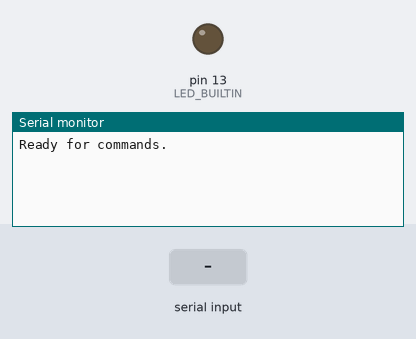
Recording of a sketch running on a simulated Arduino Uno, built with avr-gcc and run on an emulated ATmega328P. Shown: output pins drawn as LEDs (lit = HIGH), the last lines printed to the serial monitor. Inputs (shaded band) come from the test bench.

Above: at 1.2 s.
1.3 s: "?K" received over Serial
At 3.5 s:
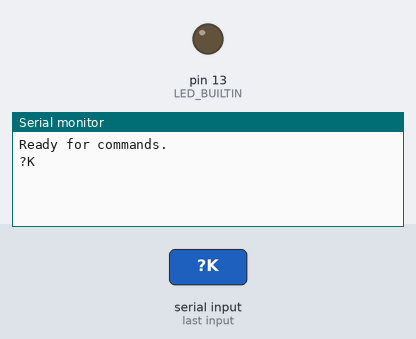
3.8 s: "PM=1" received over Serial
At 5.4 s:
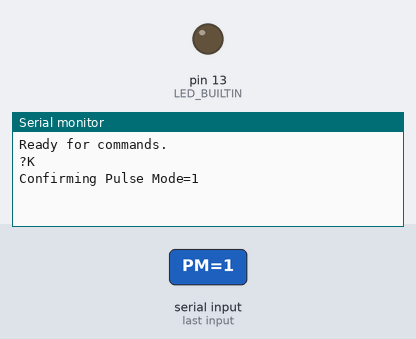

The sketch:

Coherent_testing.ino
```cpp
void setup() {
  // put your setup code here, to run once:
pinMode(LED_BUILTIN,OUTPUT);

Serial.begin(9600);
while (!Serial);
Serial.println("Ready for commands.");
}

void loop() {
  // put your main code here, to run repeatedly:
if (Serial.available())
{
String chiller = Serial.readString();
Serial.println(chiller);

String Keyswitch = Serial.readString();

if (Keyswitch == "?K")
{
  Serial.println(1);
}
String PM = Serial.readString();
if (PM == "PM=1")
{
Serial.println("Confirming Pulse Mode=1");
}
String faults = Serial.readString();
  Serial.println("SYSTEM OK");

String warnings = Serial.readString();
  Serial.println("SYSTEM OK");

String MRR = Serial.readString();
Serial.println(MRR);

String Energy = Serial.readString();
Serial.println(Energy);

String diodes = Serial.readString();
String ST = Serial.readString();
Serial.println("ON");

String PC = Serial.readString();
String S1 = Serial.readString();
String S0 = Serial.readString();

}
}
```

Measured:
- after the input at 1.3 s, the serial monitor: prints a new line after 1.0 s (image 1)
- after the input at 3.8 s, the serial monitor: prints a new line after 1.0 s (image 2)
